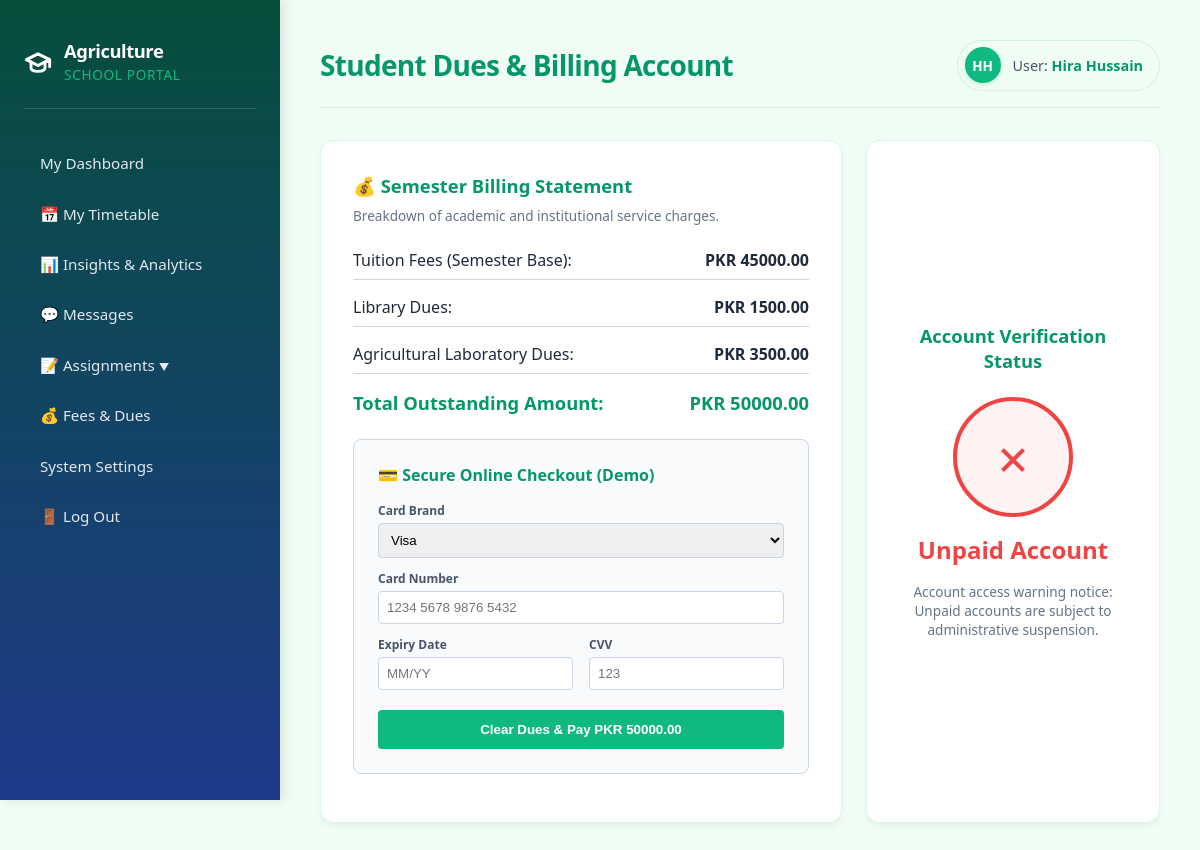
Page /student/fees/ (signed in) on the committed database.
### core/models.py (models this page shows, shortened)
class User(AbstractUser):
    is_student = models.BooleanField(default=False)
    is_teacher = models.BooleanField(default=False)
    is_admin = models.BooleanField(default=False)
    @property
    def get_initials(self):
        if self.first_name and self.last_name:
            return f"{self.first_name[0]}{self.last_name[0]}".upper()
        return self.username[:2].upper()

class FeeRecord(models.Model):
    student = models.OneToOneField(StudentProfile, on_delete=models.CASCADE, related_name='fee_record')
    tuition_fee = models.DecimalField(max_digits=8, decimal_places=2, default=45000.00) # PKR 45,000
    library_dues = models.DecimalField(max_digits=6, decimal_places=2, default=1500.00)
    lab_dues = models.DecimalField(max_digits=6, decimal_places=2, default=3500.00)
    status = models.CharField(max_length=15, choices=[('Paid', 'Paid'), ('Unpaid', 'Unpaid')], default='Unpaid')
    updated_at = models.DateTimeField(auto_now=True)
    @property
    def total_amount(self):
        return self.tuition_fee + self.library_dues + self.lab_dues

### core/views.py (the view)
# urls.py: path('student/fees/', views.student_fees_view, name='student_fees'),
@login_required
def student_fees_view(request):
    if not request.user.is_student:
        return redirect('login_redirect')
    student = request.user.studentprofile
    fee_record, created = FeeRecord.objects.get_or_create(student=student)
    return render(request, 'core/student_fees.html', {
        'fee_record': fee_record,
    })

### core/templates/core/student_fees.html (shortened to what this page needs)
{% extends 'core/base.html' %}
{% block header_title %}Student Dues & Billing Account{% endblock %}
{% block content %}
<div class="dashboard-grid" style="grid-template-columns: 1fr 1fr;">
    <div class="card">
        <h3>💰 Semester Billing Statement</h3>
        <p style="font-size: 0.85rem; color: #64748b; margin-bottom: 1.5rem;">Breakdown of academic and institutional service charges.</p>
        <ul style="list-style: none; display: flex; flex-direction: column; gap: 1rem; font-size: 1rem; margin-bottom: 1.5rem;">
            <li style="display: flex; justify-content: space-between; padding-bottom: 0.5rem; border-bottom: 1px solid var(--border-color);">
                <span>Tuition Fees (Semester Base):</span> <strong>PKR {{ fee_record.tuition_fee }}</strong>
            </li>
            <li style="display: flex; justify-content: space-between; padding-bottom: 0.5rem; border-bottom: 1px solid var(--border-color);">
                <span>Library Dues:</span> <strong>PKR {{ fee_record.library_dues }}</strong>
            </li>
            <li style="display: flex; justify-content: space-between; padding-bottom: 0.5rem; border-bottom: 1px solid var(--border-color);">
                <span>Agricultural Laboratory Dues:</span> <strong>PKR {{ fee_record.lab_dues }}</strong>
            </li>
            <li style="display: flex; justify-content: space-between; font-weight: bold; font-size: 1.15rem; color: var(--primary-hover);">
                <span>Total Outstanding Amount:</span> <span>PKR {{ fee_record.total_amount }}</span>
            </li>
        </ul>
        {% if fee_record.status == 'Paid' %}
            <a href="{% url 'student_fee_receipt' %}" style="text-decoration: none; padding: 0.75rem; background-color: var(--primary-color); color: white; border-radius: 0.375rem; font-weight: bold; display: block; text-align: center; transition: transform 0.2s;">
                📥 Download Paid Fee Receipt (PDF)
            </a>
        {% else %}
            <div style="background-color: #f8fafc; border: 1px solid var(--border-color); padding: 1.5rem; border-radius: 0.5rem; margin-bottom: 1rem;">
                <h4 style="margin-bottom: 1rem; color: var(--primary-hover);">💳 Secure Online Checkout (Demo)</h4>
                <form action="{% url 'student_fees_pay_demo' %}" method="post" style="display: flex; flex-direction: column; gap: 0.75rem;">
                    <div style="display: flex; flex-direction: column; gap: 0.25rem;">
                        <label for="card_brand" style="font-size: 0.75rem; font-weight: bold; color: #475569;">Card Brand</label>
                        <select name="card_brand" id="card_brand" style="padding: 0.5rem; border: 1px solid var(--border-color); border-radius: 0.25rem;" required>
                            <option value="Visa">Visa</option>
                        </select>
                    </div>
                    <div style="display: flex; flex-direction: column; gap: 0.25rem;">
                        <label for="card_number" style="font-size: 0.75rem; font-weight: bold; color: #475569;">Card Number</label>
                        <input type="text" name="card_number" id="card_number" placeholder="1234 5678 9876 5432" maxlength="19" style="padding: 0.5rem; border: 1px solid var(--border-color); border-radius: 0.25rem;" required>
                    </div>
                    <div style="display: grid; grid-template-columns: 1fr 1fr; gap: 1rem;">
                        <div style="display: flex; flex-direction: column; gap: 0.25rem;">
                            <label for="expiry" style="font-size: 0.75rem; font-weight: bold; color: #475569;">Expiry Date</label>
                            <input type="text" name="expiry" id="expiry" placeholder="MM/YY" maxlength="5" style="padding: 0.5rem; border: 1px solid var(--border-color); border-radius: 0.25rem;" required>
                        </div>
                        <div style="display: flex; flex-direction: column; gap: 0.25rem;">
                            <label for="cvv" style="font-size: 0.75rem; font-weight: bold; color: #475569;">CVV</label>
                            <input type="password" name="cvv" id="cvv" placeholder="123" maxlength="3" style="padding: 0.5rem; border: 1px solid var(--border-color); border-radius: 0.25rem;" required>
                        </div>
                    </div>
                    <button type="submit" style="background-color: var(--primary-color); color: white; border: none; padding: 0.75rem; font-weight: bold; border-radius: 0.25rem; width: 100%; cursor: pointer; transition: transform 0.2s; margin-top: 0.5rem;">
                        Clear Dues & Pay PKR {{ fee_record.total_amount }}
                    </button>
                </form>
            </div>
        {% endif %}
    </div>
    <div class="card" style="display: flex; flex-direction: column; align-items: center; justify-content: center; gap: 1rem; text-align: center;">
        <h3>Account Verification Status</h3>
        <div style="width: 120px; height: 120px; border-radius: 50%; display: flex; align-items: center; justify-content: center; font-size: 3rem;
            background-color: {% if fee_record.status == 'Paid' %}#d1fae5; color: #10b981;{% else %}#fefeef0; background-color: #fef2f2; color: #ef4444;{% endif %} border: 4px solid currentColor;">
            {% if fee_record.status == 'Paid' %}✓{% else %}✗{% endif %}
        </div>
        <h4 style="font-size: 1.5rem; font-weight: bold; color: {% if fee_record.status == 'Paid' %}#10b981{% else %}#ef4444{% endif %};">
            {{ fee_record.status }} Account
        </h4>
        <p style="font-size: 0.85rem; color: #64748b; max-width: 280px;">
            {% if fee_record.status == 'Paid' %}Your fees are completely cleared. Thank you for making timely payments.{% else %}Account access warning notice: Unpaid accounts are subject to administrative suspension.{% endif %}
        </p>
    </div>
</div>
{% endblock %}

### core/templates/core/base.html (shortened to what this page needs)
<!DOCTYPE html>
<html lang="en">
<head>
</head>
<body>
    <aside>
        <div class="sidebar-header">
            <svg xmlns="http://www.w3.org/2000/svg" width="28" height="28" viewBox="0 0 24 24" fill="none" stroke="currentColor" stroke-width="2.5" stroke-linecap="round" stroke-linejoin="round">
                <path d="M22 10v6M2 10l10-5 10 5-10 5-10-5z"/>
                <path d="M6 12v5c0 2 2 3 6 3s6-1 6-3v-5"/>
            </svg>
            <h2>Agriculture<br><span>School Portal</span></h2>
        </div>
        <nav>
            <ul>
                {% if user.is_authenticated %}
                    {% if user.is_student %}
                        <li><a href="{% url 'student_dashboard' %}">My Dashboard</a></li>
                        <li><a href="{% url 'student_timetable' %}">📅 My Timetable</a></li>
                    {% elif user.is_teacher %}
                        <li><a href="{% url 'teacher_dashboard' %}">Teacher Dashboard</a></li>
                        <li><a href="{% url 'teacher_timetable' %}">📅 My Schedule</a></li>
                        <li><a href="{% url 'student_directory' %}">👨‍🎓 Student Directory</a></li>
                    {% endif %}
                    <li><a href="{% url 'analytics' %}">📊 Insights & Analytics</a></li>
                    <li><a href="{% url 'messages' %}">💬 Messages</a></li>
                    {% if user.is_student %}
                    <li>
                        <button class="nav-btn dropdown-trigger" onclick="toggleAssignmentsDropdown()" style="padding: 0.75rem 1rem;">
                            <span>📝 Assignments</span>
                            <span id="assignments-arrow" class="arrow-icon">▼</span>
                        </button>
                    </li>
                    <li><a href="{% url 'student_fees' %}">💰 Fees & Dues</a></li>
                    {% endif %}
                    <li><a href="{% url 'admin:index' %}">System Settings</a></li>
                    <li>
                        <form action="{% url 'logout' %}" method="post" style="width: 100%; margin: 0; padding: 0;">
                            <button type="submit" style="background: none; border: none; color: #e2e8f0; padding: 0.75rem 1rem; border-radius: 0.5rem; display: block; width: 100%; text-align: left; font-family: inherit; font-size: 0.95rem; font-weight: 500; cursor: pointer; transition: all 0.2s cubic-bezier(0.4, 0, 0.2, 1);" onmouseover="this.style.backgroundColor='rgba(255,255,255,0.1)'; this.style.color='#ffffff'; this.style.transform='translateX(4px)';" onmouseout="this.style.backgroundColor='transparent'; this.style.color='#e2e8f0'; this.style.transform='none';">
                                🚪 Log Out
                            </button>
                        </form>
                    </li>
                {% endif %}
            </ul>
        </nav>
    </aside>
    <main class="animate-fade-in-up">
        <header>
            <h1>{% block header_title %}Dashboard{% endblock %}</h1>
            {% if user.is_authenticated %}
            <div class="header-user-badge">
                <div class="avatar-circle">
                    {{ user.get_initials }}
                </div>
                <div style="font-weight: 500; font-size: 0.9rem; color: #475569;">
                    User: <span style="font-weight: 700; color: var(--primary-hover);">{{ user.get_full_name|default:user.username }}</span>
                </div>
            </div>
            {% endif %}
        </header>
        <section class="content">
            {% block content %}{% endblock %}
        </section>
    </main>
</body>
</html>

### core/templates/core/base.html (style rules this page uses)
:root { --primary-color: #10b981; --primary-hover: #059669; --background-color: #f0fdf4; --card-background: #ffffff; --text-color: #1e293b; --border-color: #cbd5e1; --sidebar-gradient: linear-gradient(180deg, #064e3b 0%, #1e3a8a 100%); }
* { box-sizing: border-box; margin: 0; padding: 0; }
.animate-fade-in-up { animation: fadeInUp 0.4s cubic-bezier(0.16, 1, 0.3, 1) forwards; }
body { font-family: system-ui, -apple-system, sans-serif; background-color: var(--background-color); color: var(--text-color); display: grid; grid-template-columns: 280px 1fr; min-height: 100vh; }
aside { background: var(--sidebar-gradient); padding: 2.5rem 1.5rem; display: flex; flex-direction: column; gap: 2rem; position: sticky; top: 0; height: 100vh; color: #ffffff; box-shadow: 4px 0 10px rgba(0, 0, 0, 0.1); }
.sidebar-header { display: flex; align-items: center; gap: 0.75rem; padding-bottom: 1.5rem; border-bottom: 1px solid rgba(255, 255, 255, 0.15); }
.sidebar-header h2 { font-size: 1.15rem; font-weight: 800; color: #ffffff; letter-spacing: -0.025em; line-height: 1.2; }
.sidebar-header h2 span { font-weight: 500; font-size: 0.85rem; color: var(--primary-color); text-transform: uppercase; letter-spacing: 0.05em; }
aside nav ul { list-style: none; display: flex; flex-direction: column; gap: 0.4rem; }
aside nav a, aside nav button.nav-btn { text-decoration: none; color: #e2e8f0; padding: 0.75rem 1rem; border-radius: 0.5rem; display: block; width: 100%; text-align: left; background: none; border: none; font-family: inherit; font-size: 0.95rem; font-weight: 500; cursor: pointer; transition: all 0.2s cubic-bezier(0.4, 0, 0.2, 1); }
.dropdown-trigger { display: flex; justify-content: space-between; align-items: center; }
.arrow-icon { font-size: 0.65rem; transition: transform 0.3s ease; }
main { padding: 2.5rem; display: flex; flex-direction: column; gap: 2rem; overflow-y: auto; }
header { display: flex; justify-content: space-between; align-items: center; border-bottom: 1px solid rgba(16, 185, 129, 0.15); padding-bottom: 1rem; }
header h1 { font-size: 1.75rem; font-weight: 800; letter-spacing: -0.025em; color: var(--primary-hover); }
.dashboard-grid { display: grid; grid-template-columns: repeat(auto-fit, minmax(300px, 1fr)); gap: 1.5rem; }
.card { background-color: var(--card-background); border: 1px solid rgba(16, 185, 129, 0.15); border-radius: 0.85rem; padding: 2rem; box-shadow: 0 4px 6px -1px rgba(0, 0, 0, 0.05); transition: all 0.3s cubic-bezier(0.4, 0, 0.2, 1); }
.card h3 { font-size: 1.15rem; font-weight: 700; color: var(--primary-hover); margin-bottom: 0.5rem; }
.header-user-badge { display: flex; align-items: center; gap: 0.75rem; background-color: #f0fdf4; padding: 0.4rem 1rem 0.4rem 0.4rem; border-radius: 2rem; border: 1px solid rgba(16, 185, 129, 0.15); }
.avatar-circle { width: 36px; height: 36px; border-radius: 50%; background-color: var(--primary-color); color: #ffffff; display: flex; align-items: center; justify-content: center; font-weight: 800; font-size: 0.85rem; box-shadow: 0 2px 4px rgba(16, 185, 129, 0.2); }

### rows in the picture
User: get_initials "HH", get_full_name "Hira Hussain"
FeeRecord: tuition_fee "45000.00", library_dues "1500.00", lab_dues "3500.00", total_amount "50000.00", status "Unpaid"
